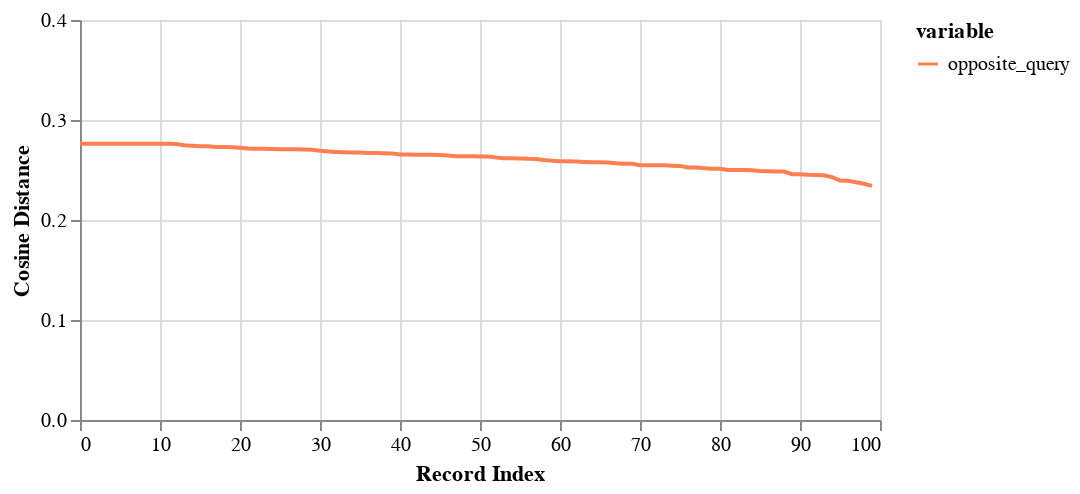

Notebook code cell kept with this figure:
### Code cell
plot_distances(df_copy)

### Figure 1 — Vega-Lite specification as saved in the notebook (floating-point values rounded to 4 significant figures; data arrays with more than 128 entries replaced by an {"elided": "..."} marker saying what was removed)
{"config": {"view": {"continuousWidth": 300, "continuousHeight": 300}}, "data": {"name": "data-501988319383131d88f5ca77d3bfc10e"}, "mark": {"type": "line"}, "encoding": {"color": {"field": "variable", "scale": {"domain": ["opposite_query"], "range": ["coral"]}, "type": "nominal"}, "x": {"field": "index", "title": "Record Index", "type": "quantitative"}, "y": {"field": "value", "scale": {"domain": [0, 0.4]}, "title": "Cosine Distance", "type": "quantitative"}}, "height": 200, "title": "", "width": 400, "$schema": "https://vega.github.io/schema/vega-lite/v5.8.0.json", "datasets": {"data-501988319383131d88f5ca77d3bfc10e": {"elided": "200 records"}}}
